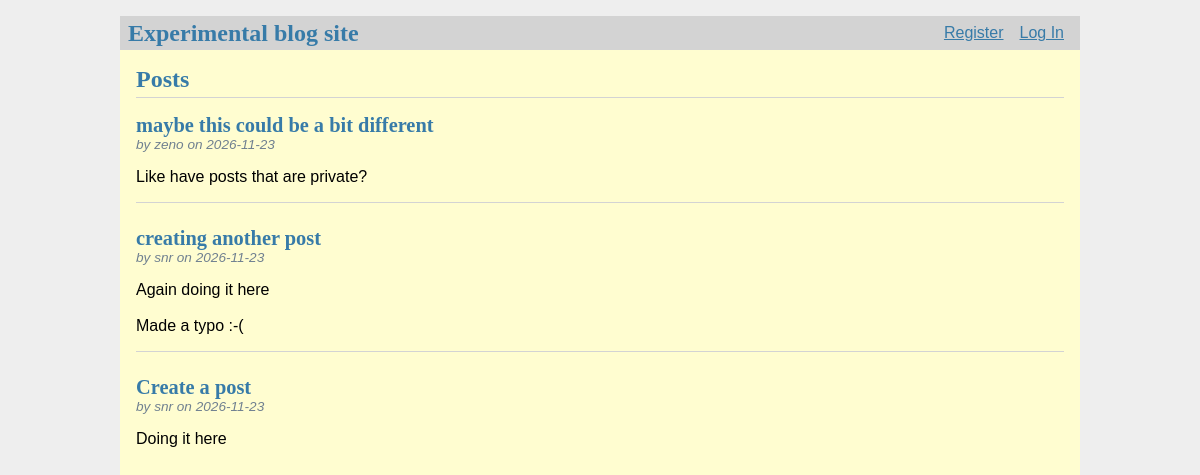
Before: / with the older database file.
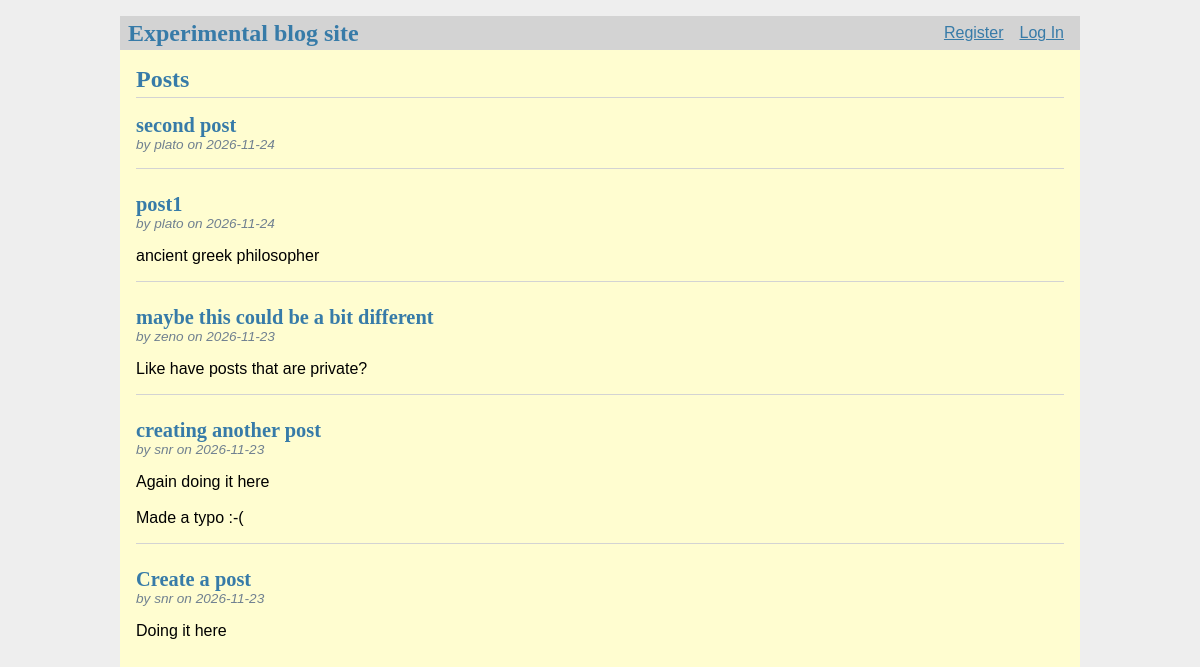
After: the same page with the newer database file.
### tables this page shows
CREATE TABLE post (
  id INTEGER PRIMARY KEY AUTOINCREMENT,
  author_id INTEGER NOT NULL,
  created TIMESTAMP NOT NULL DEFAULT CURRENT_TIMESTAMP,
  title TEXT NOT NULL,
  body TEXT NOT NULL,
  FOREIGN KEY (author_id) REFERENCES user (id)
);

CREATE TABLE user (
  id INTEGER PRIMARY KEY AUTOINCREMENT,
  username TEXT UNIQUE NOT NULL,
  password TEXT NOT NULL
);

### flaskr/blog.py (the view)
@bp.route('/')
def index():
    db = get_db()
    posts = db.execute(
        'SELECT p.id, title, body, created, author_id, username'
        ' FROM post p JOIN user u ON p.author_id = u.id'
        ' ORDER BY created DESC'
    ).fetchall()
    return render_template('blog/index.html', posts=posts)

### flaskr/auth.py (called while the page is built)
@bp.before_app_request
def load_logged_in_user():
    user_id = session.get('user_id')
    if user_id is None:
        g.user = None
    else:
        g.user = get_db().execute(
            'SELECT * FROM user WHERE id = ?', (user_id,)
        ).fetchone()

### flaskr/db.py (called while the page is built)
def get_db():
    if 'db' not in g:
        g.db = sqlite3.connect(
            current_app.config['DATABASE'],
            detect_types=sqlite3.PARSE_DECLTYPES
        )
        g.db.row_factory = sqlite3.Row
    return g.db

### flaskr/templates/blog/index.html (shortened to what this page needs)
{% extends 'base.html' %}
{% block header %}
  <h1>{% block title %}Posts{% endblock %}</h1>
{% endblock %}
{% block content %}
  {% for post in posts %}
    <article class="post">
      <header>
        <div>
          <h1>{{ post['title'] }}</h1>
          <div class="about">by {{ post['username'] }} on {{ post['created'].strftime('%Y-%m-%d') }}</div>
        </div>
      </header>
      <p class="body">{{ post['body'] }}</p>
    </article>
    {% if not loop.last %}
      <hr>
    {% endif %}
  {% endfor %}
{% endblock %}

### flaskr/templates/base.html (shortened to what this page needs)
<!doctype html>
<link rel="stylesheet" href="{{ url_for('static', filename='style.css') }}">
<nav>
  <h1>Experimental blog site</h1>
  <ul>
    {% if g.user %}
      <li><span>{{ g.user['username'] }}</span>
      <li><a href="{{ url_for('auth.logout') }}">Log Out</a>
    {% else %}
      <li><a href="{{ url_for('auth.register') }}">Register</a>
      <li><a href="{{ url_for('auth.login') }}">Log In</a>
    {% endif %}
  </ul>
</nav>
<section class="content">
  <header>
    {% block header %}{% endblock %}
  </header>
  {% block content %}{% endblock %}
</section>

### flaskr/static/style.css (style rules this page uses)
h1 { font-family: serif; color: #377ba8; margin: 1rem 0; }
a { color: #377ba8; }
hr { border: none; border-top: 1px solid lightgray; }
nav { background: lightgray; display: flex; align-items: center; padding: 0 0.5rem; }
nav h1 { flex: auto; margin: 0; }
nav ul { display: flex; list-style: none; margin: 0; padding: 0; }
nav ul li a, nav ul li span, header .action { display: block; padding: 0.5rem; }
.content { padding: 0 1rem 1rem; }
.content > header { border-bottom: 1px solid lightgray; display: flex; align-items: flex-end; }
.content > header h1 { flex: auto; margin: 1rem 0 0.25rem 0; }
.post > header { display: flex; align-items: flex-end; font-size: 0.85em; }
.post > header > div:first-of-type { flex: auto; }
.post > header h1 { font-size: 1.5em; margin-bottom: 0; }
.post .about { color: slategray; font-style: italic; }
.post .body { white-space: pre-line; }
.content:last-child { margin-bottom: 0; }

Changed rows visible on the page:
added post: title "second post", username "plato", created "2026-11-24"
added post: title "post1", username "plato", created "2026-11-24", body "ancient greek philosopher"
